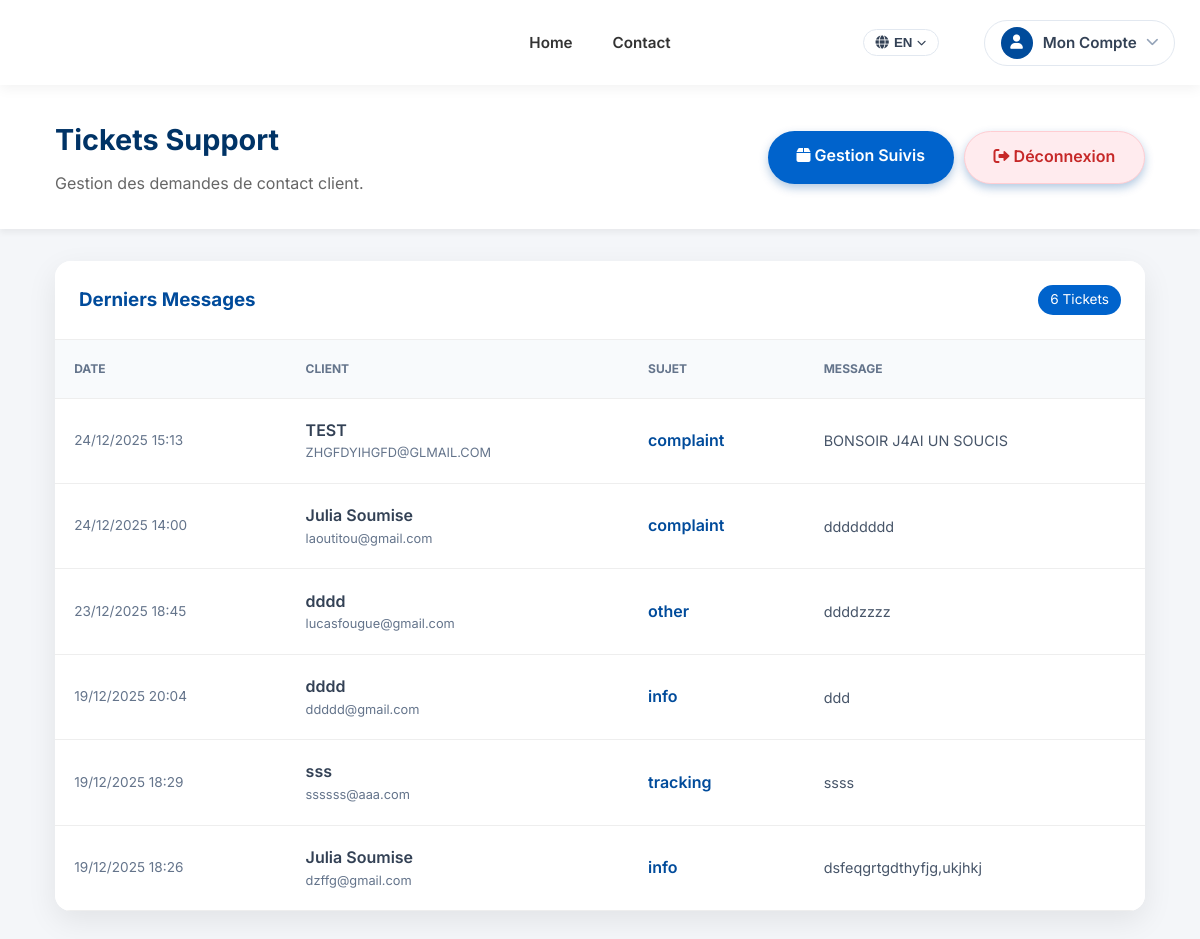
Screenshot of /dashboard/tickets (signed in) with the database file from the repository.
### app.py (models this page shows)
class ContactMessage(db.Model):
    id = db.Column(db.Integer, primary_key=True)
    user_id = db.Column(db.Integer, db.ForeignKey('user.id'), nullable=True) # Link to user if logged in
    name = db.Column(db.String(100), nullable=False)
    email = db.Column(db.String(120), nullable=False)
    subject = db.Column(db.String(200), nullable=False)
    message = db.Column(db.Text, nullable=False)
    status = db.Column(db.String(20), default='Open') # Open, Closed
    timestamp = db.Column(db.DateTime, default=datetime.utcnow)
    replies = db.relationship('TicketReply', backref='ticket', lazy=True)

### app.py (the view)
@app.route('/dashboard/tickets')
@login_required
def admin_tickets():
    if not current_user.is_admin:
        return redirect(url_for('home'))
    messages = ContactMessage.query.order_by(ContactMessage.timestamp.desc()).all()
    return render_template('admin_tickets.html', messages=messages)

### app.py (called while the page is built)
@app.context_processor
def inject_get_text():
    def get_text(key):
        lang = session.get('lang', 'en')
        return TRANSLATIONS.get(lang, TRANSLATIONS['fr']).get(key, key)
    return dict(get_text=get_text)

@login_manager.user_loader
def load_user(user_id):
    return User.query.get(int(user_id))

### templates/admin_tickets.html (shortened to what this page needs)
{% extends "base.html" %}
{% block content %}
<div style="background: #f4f6f9; min-height: 100vh; padding-bottom: 4rem;">
    <div style="background: white; padding: 2rem 0; box-shadow: 0 4px 6px rgba(0,0,0,0.05); margin-bottom: 2rem;">
        <div class="container"
            style="max-width: 95%; display: flex; justify-content: space-between; align-items: center;">
            <div>
                <h1 style="font-size: 1.8rem; color: var(--primary-dark); margin-bottom: 0.5rem;">Tickets Support</h1>
                <p style="color: #666; margin: 0;">Gestion des demandes de contact client.</p>
            </div>
            <div style="display: flex; gap: 10px;">
                <a href="{{ url_for('dashboard') }}" class="btn-account"
                    style="background: var(--primary-light); color: white;">
                    <i class="fas fa-box"></i> Gestion Suivis
                </a>
                <a href="{{ url_for('logout') }}" class="btn-account"
                    style="background: #ffebee; color: #c62828; border: 1px solid #ffcdd2;">
                    <i class="fas fa-sign-out-alt"></i> Déconnexion
                </a>
            </div>
        </div>
    </div>
    <div class="container" style="max-width: 95%;">
        <div class="card"
            style="padding: 0; overflow: hidden; border: none; box-shadow: 0 10px 30px rgba(0,0,0,0.08); max-width: 100%;">
            <div
                style="padding: 1.5rem; border-bottom: 1px solid #eee; background: white; display: flex; justify-content: space-between; align-items: center;">
                <h3 style="margin: 0; color: var(--primary-color);">Derniers Messages</h3>
                <span
                    style="background: var(--primary-light); color: white; padding: 4px 12px; border-radius: 20px; font-size: 0.85rem;">
                    {{ messages|length }} Tickets
                </span>
            </div>
            <div style="overflow-x: auto;">
                <table class="dashboard-table" style="width: 100%; min-width: 800px;">
                    <thead style="background: #f8fafc;">
                        <tr>
                            <th
                                style="padding: 1.2rem; text-transform: uppercase; font-size: 0.75rem; color: #64748b; font-weight: 700;">
                                Date</th>
                            <th
                                style="padding: 1.2rem; text-transform: uppercase; font-size: 0.75rem; color: #64748b; font-weight: 700;">
                                Client</th>
                            <th
                                style="padding: 1.2rem; text-transform: uppercase; font-size: 0.75rem; color: #64748b; font-weight: 700;">
                                Sujet</th>
                            <th
                                style="padding: 1.2rem; text-transform: uppercase; font-size: 0.75rem; color: #64748b; font-weight: 700;">
                                Message</th>
                        </tr>
                    </thead>
                    <tbody>
                        {% for m in messages %}
                        <tr style="border-bottom: 1px solid #f1f5f9; cursor: pointer;"
                            onclick="window.location='{{ url_for('admin_ticket_detail', id=m.id) }}'">
                            <td style="padding: 1.2rem; white-space: nowrap; color: #64748b; font-size: 0.85rem;">
                                {{ m.timestamp.strftime('%d/%m/%Y %H:%M') }}
                            </td>
                            <td style="padding: 1.2rem;">
                                <div style="font-weight: 600; color: #334155;">{{ m.name }}</div>
                                <div style="font-size: 0.8rem; color: #64748b;">{{ m.email }}</div>
                            </td>
                            <td style="padding: 1.2rem; font-weight: 600; color: var(--primary-color);">
                                {{ m.subject }}
                            </td>
                            <td style="padding: 1.2rem; color: #475569; font-size: 0.9rem; max-width: 400px;">
                                {{ m.message }}
                            </td>
                        </tr>
                        {% endfor %}
                    </tbody>
                </table>
            </div>
        </div>
    </div>
</div>
{% endblock %}

### static/css/style.css (style rules this page uses)
:root { --primary-color: #004B9B; --primary-light: #0063cc; --primary-dark: #003366; --secondary-color: #FFCC00; --secondary-hover: #e6b800; --text-main: #333333; --text-muted: #666666; --bg-body: #f0f4f8; --bg-card: #ffffff; --bg-section-alt: #e3f2fd; --shadow-soft: 0 4px 20px rgba(0, 75, 155, 0.1); --shadow-hover: 0 15px 35px rgba(0, 75, 155, 0.15); --radius-main: 12px; --font-main: 'Inter', sans-serif; }
* { box-sizing: border-box; margin: 0; padding: 0; }
body { font-family: var(--font-main); background-color: var(--bg-body); color: var(--text-main); line-height: 1.6; display: flex; flex-direction: column; min-height: 100vh; }
.btn-account { background: var(--primary-color); color: white; font-weight: 600; padding: 0.8rem 1.8rem; border-radius: 30px; transition: all 0.3s; text-decoration: none; box-shadow: 0 4px 10px rgba(0, 75, 155, 0.3); }
.container { max-width: 1400px; margin: 0 auto; padding: 0 25px; }
a { transition: color 0.2s; }
.card { background: white; padding: 3rem; border-radius: 16px; box-shadow: 0 10px 40px rgba(0, 0, 0, 0.08); margin-top: 2rem; border: 1px solid #f0f0f0; }
.dashboard-table { width: 100%; background: white; border-collapse: collapse; }
.dashboard-table th, .dashboard-table td { padding: 1rem; text-align: left; border-bottom: 1px solid #eee; }

### rows the page displays
ContactMessage: timestamp "24/12/2025 15:13", name "TEST", email "ZHGFDYIHGFD@GLMAIL.COM", subject "complaint", message "BONSOIR J4AI UN SOUCIS"
ContactMessage: timestamp "24/12/2025 14:00", name "Julia Soumise", email "laoutitou@gmail.com", subject "complaint", message "dddddddd"
ContactMessage: timestamp "23/12/2025 18:45", name "dddd", email "lucasfougue@gmail.com", subject "other", message "ddddzzzz"
ContactMessage: timestamp "19/12/2025 20:04", name "dddd", email "ddddd@gmail.com", subject "info", message "ddd"
ContactMessage: timestamp "19/12/2025 18:29", name "sss", email "ssssss@aaa.com", subject "tracking", message "ssss"
ContactMessage: timestamp "19/12/2025 18:26", name "Julia Soumise", email "dzffg@gmail.com", subject "info", message "dsfeqgrtgdthyfjg,ukjhkj"

### other values shown
{{ get_text('nav_home') }} "Home"
{{ get_text('nav_contact') }} "Contact"
{{ session.get('lang', 'en')|upper }} "EN"
{{ messages|length }} "6"
